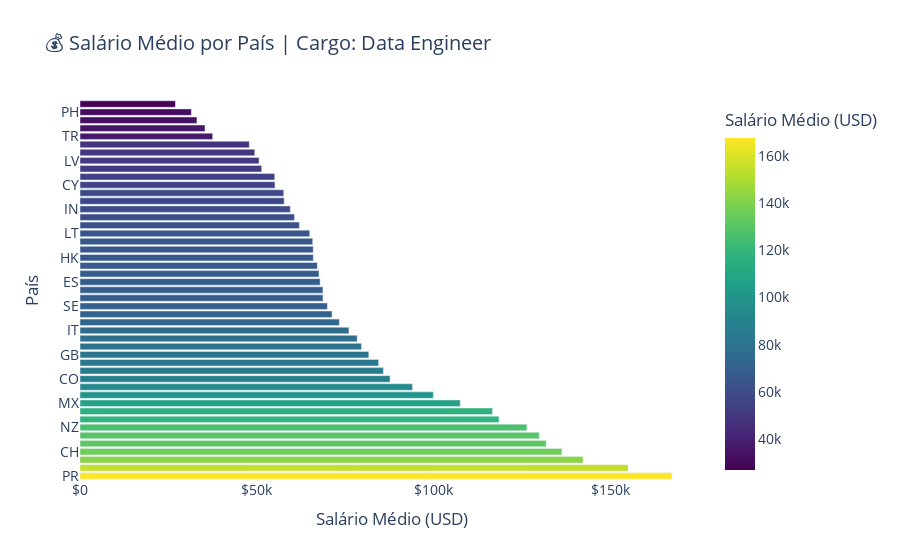

Source (notebook cell):
### Code cell
# Corrigir nomes das colunas com espaços extras
df_limpo.columns = df_limpo.columns.str.strip()

# Filtrar apenas os Data Engineers
df_data_engineer = df_limpo[df_limpo['Cargo'] == 'Data Engineer']

# Calcular salário médio por país de residência
salario_por_pais = df_data_engineer.groupby('Residência')['USD'].mean().reset_index()

# Ordenar do maior para o menor
salario_por_pais = salario_por_pais.sort_values(by='USD', ascending=False)

# Criar o gráfico moderno
fig = px.bar(
    salario_por_pais,
    x='USD',
    y='Residência',
    orientation='h',
    color='USD',
    color_continuous_scale='viridis',
    title='💰 Salário Médio por País | Cargo: Data Engineer',
    labels={'Residência': 'País', 'USD': 'Salário Médio (USD)'}
)

fig.update_layout(
    xaxis_tickprefix="$",
    plot_bgcolor='white',
    paper_bgcolor='white',
    font=dict(size=14),
    title_font=dict(size=20),
    xaxis=dict(showgrid=True),
    yaxis=dict(showgrid=False)
)

fig.show()

### Figure 1 — Plotly figure (JSON) as saved in the notebook; plotly's stock layout.template omitted (floating-point values rounded to 4 significant figures)
{"data": [{"hovertemplate": "Salário Médio (USD)=%{marker.color}<br>País=%{y}<extra></extra>", "legendgroup": "", "marker": {"color": [167500.0, 155100.0, 142400.0, 136400.0, 131900.0, 130000.0, 126500.0, 118600.0, 116700.0, 107600.0, 100000.0, 94090.0, 87750.0, 85850.0, 84500.0, 81730.0, 79660.0, 78430.0, 76110.0, 73390.0, 71330.0, 70000.0, 68770.0, 68750.0, 67960.0, 67630.0, 67160.0, 66020.0, 66000.0, 65860.0, 65010.0, 62080.0, 60680.0, 59510.0, 57780.0, 57660.0, 55180.0, 55110.0, 51420.0, 50670.0, 49460.0, 47900.0, 37540.0, 35390.0, 33090.0, 31510.0, 27000.0], "coloraxis": "coloraxis", "pattern": {"shape": ""}}, "name": "", "orientation": "h", "showlegend": false, "textposition": "auto", "type": "bar", "x": [167500.0, 155100.0, 142400.0, 136400.0, 131900.0, 130000.0, 126500.0, 118600.0, 116700.0, 107600.0, 100000.0, 94090.0, 87750.0, 85850.0, 84500.0, 81730.0, 79660.0, 78430.0, 76110.0, 73390.0, 71330.0, 70000.0, 68770.0, 68750.0, 67960.0, 67630.0, 67160.0, 66020.0, 66000.0, 65860.0, 65010.0, 62080.0, 60680.0, 59510.0, 57780.0, 57660.0, 55180.0, 55110.0, 51420.0, 50670.0, 49460.0, 47900.0, 37540.0, 35390.0, 33090.0, 31510.0, 27000.0], "xaxis": "x", "y": ["PR", "US", "BE", "CH", "CA", "AU", "NZ", "EG", "DE", "MX", "BG", "ZA", "CO", "AT", "UA", "GB", "JP", "IE", "IT", "AR", "NL", "SE", "EE", "PL", "ES", "GR", "SG", "HK", "MK", "FI", "LT", "SI", "FR", "IN", "PT", "NO", "CY", "PK", "RO", "LV", "MT", "BR", "TR", "HR", "SK", "PH", "PE"], "yaxis": "y"}], "layout": {"barmode": "relative", "coloraxis": {"colorbar": {"title": {"text": "Salário Médio (USD)"}}, "colorscale": [[0, "#440154"], [0.1111, "#482878"], [0.2222, "#3e4989"], [0.3333, "#31688e"], [0.4444, "#26828e"], [0.5556, "#1f9e89"], [0.6667, "#35b779"], [0.7778, "#6ece58"], [0.8889, "#b5de2b"], [1, "#fde725"]]}, "font": {"size": 14}, "legend": {"tracegroupgap": 0}, "paper_bgcolor": "white", "plot_bgcolor": "white", "title": {"font": {"size": 20}, "text": "💰 Salário Médio por País | Cargo: Data Engineer"}, "xaxis": {"anchor": "y", "domain": [0, 1], "showgrid": true, "tickprefix": "$", "title": {"text": "Salário Médio (USD)"}}, "yaxis": {"anchor": "x", "domain": [0, 1], "showgrid": false, "title": {"text": "País"}}}}
